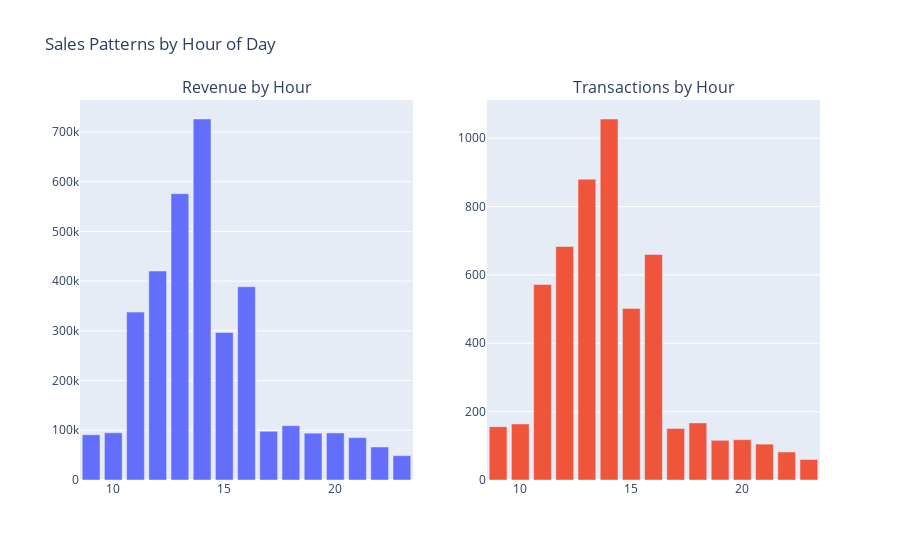

Notebook source saved alongside this figure:
### Code cell
df['hour'] = df['at'].dt.hour
hourly_sales = df.groupby('hour')['total'].agg(['sum', 'count', 'mean']).reset_index()
hourly_sales.columns = ['hour', 'total_revenue', 'transaction_count', 'avg_transaction']

fig = make_subplots(rows=1, cols=2,
                    subplot_titles=('Revenue by Hour', 'Transactions by Hour'))

fig.add_trace(
    go.Bar(x=hourly_sales['hour'], y=hourly_sales['total_revenue'], name='Revenue'),
    row=1, col=1
)

fig.add_trace(
    go.Bar(x=hourly_sales['hour'], y=hourly_sales['transaction_count'], name='Transactions'),
    row=1, col=2
)

fig.update_layout(title_text='Sales Patterns by Hour of Day', showlegend=False)
fig.show()

### Figure 1 — Plotly figure (JSON) as saved in the notebook; plotly's stock layout.template omitted (floating-point values rounded to 4 significant figures)
{"data": [{"name": "Revenue", "type": "bar", "x": [9, 10, 11, 12, 13, 14, 15, 16, 17, 18, 19, 20, 21, 22, 23], "xaxis": "x", "y": [90970.0, 94980.0, 337600.0, 420300.0, 575900.0, 726100.0, 296700.0, 388700.0, 98040.0, 109300.0, 94140.0, 94600.0, 85260.0, 66440.0, 48960.0], "yaxis": "y"}, {"name": "Transactions", "type": "bar", "x": [9, 10, 11, 12, 13, 14, 15, 16, 17, 18, 19, 20, 21, 22, 23], "xaxis": "x2", "y": [156, 164, 572, 683, 880, 1056, 502, 660, 151, 167, 116, 118, 105, 82, 60], "yaxis": "y2"}], "layout": {"annotations": [{"font": {"size": 16}, "showarrow": false, "text": "Revenue by Hour", "x": 0.225, "xanchor": "center", "xref": "paper", "y": 1, "yanchor": "bottom", "yref": "paper"}, {"font": {"size": 16}, "showarrow": false, "text": "Transactions by Hour", "x": 0.775, "xanchor": "center", "xref": "paper", "y": 1, "yanchor": "bottom", "yref": "paper"}], "showlegend": false, "title": {"text": "Sales Patterns by Hour of Day"}, "xaxis": {"anchor": "y", "domain": [0, 0.45]}, "xaxis2": {"anchor": "y2", "domain": [0.55, 1]}, "yaxis": {"anchor": "x", "domain": [0, 1]}, "yaxis2": {"anchor": "x2", "domain": [0, 1]}}}
